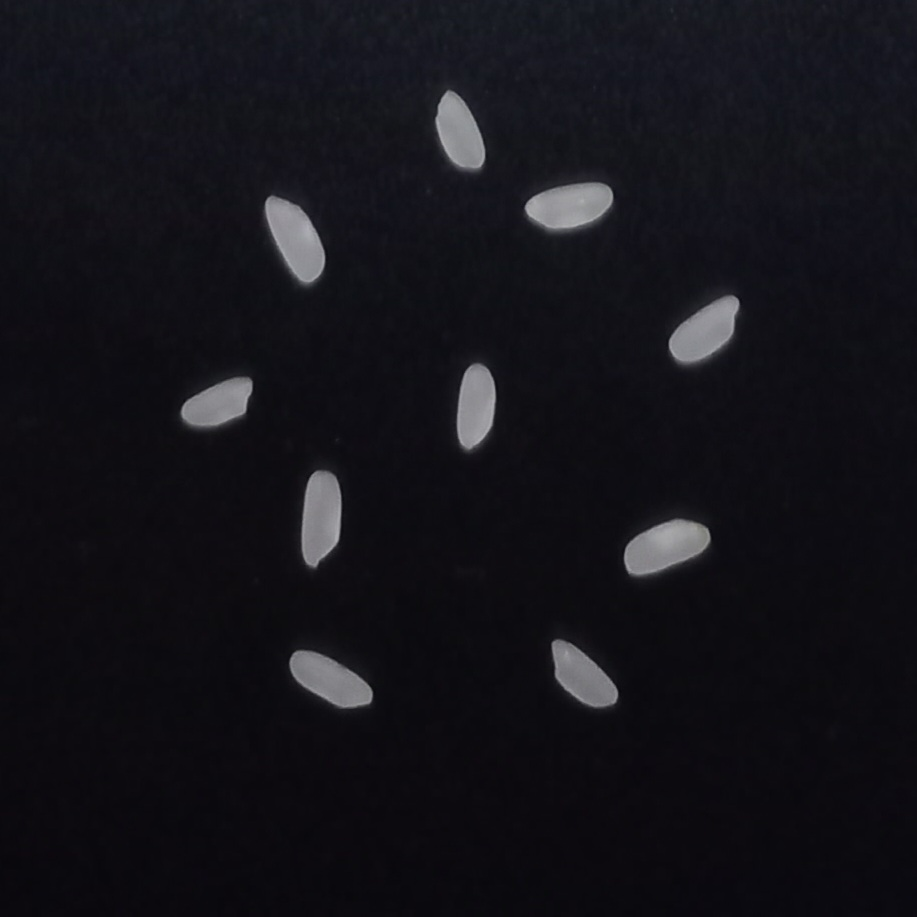
#> input picture InonuUniversitesiGoruntuIslemeLabProjeleri/GI_Odev3/img.jpg, 917 x 917 px
$ python countingRice.py
#> lines starting #> are read from the running program, lines starting #| are printed output that depends on the picture; after the words box and inside, x2 and y2 are one past the last pixel; in counts of white or black regions, pixels touching at a corner belong together
import cv2
import numpy as np

def convert_to_grayscale(image):
    img_gray = np.zeros_like(image[:,:,0])
    for i in range(image.shape[0]):
        for j in range(image.shape[1]):
            R = image[i, j, 2]
            G = image[i, j, 1]
            B = image[i, j, 0]
            gray = 0.2989 * R + 0.5870 * G + 0.1140 * B
            img_gray[i, j] = gray
    return img_gray

def find_contours(thresholded):
    contours = []

    height, width = thresholded.shape

    for i in range(height):
        for j in range(width):
            if thresholded[i, j] == 255:

                contour = []

                contour.append((j, i))

                stack = [(i, j)]
                while stack:
                    current_i, current_j = stack.pop()

                    if 0 <= current_i < height and 0 <= current_j < width and thresholded[current_i, current_j] == 255:

                        contour.append((current_j, current_i))

                        stack.extend([(current_i + di, current_j + dj) for di, dj in [(-1, 0), (1, 0), (0, -1), (0, 1)]])


                contours.append(contour)

    return contours


image = cv2.imread('img.jpg')
#> image is the input picture: shape (917, 917, 3); mean B, G, R 25.2, 19.4, 20.2
image = cv2.resize(image, (0, 0), fx=0.5, fy=0.5)
#> image: shape (458, 458, 3)
cv2.imshow("Original Image", image)


gray_image = convert_to_grayscale(image)


threshold = 100

thresholded = np.zeros_like(gray_image)


for i in range(gray_image.shape[0]):
    for j in range(gray_image.shape[1]):
        if gray_image[i, j] > threshold:
            thresholded[i, j] = 255
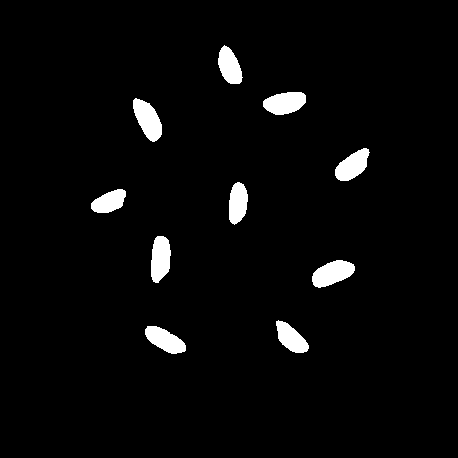
#> thresholded: shape (458, 458); 3.3% white; 10 white regions, largest, box (x1, y1, x2, y2) and area: (312, 260, 355, 288) 791, (133, 98, 162, 142) 779, (263, 92, 306, 115) 748


cv2.imshow('Thresholded Image', thresholded)


contours = find_contours(thresholded)
#> (the run stopped early here; a loop or call above may not have finished)
